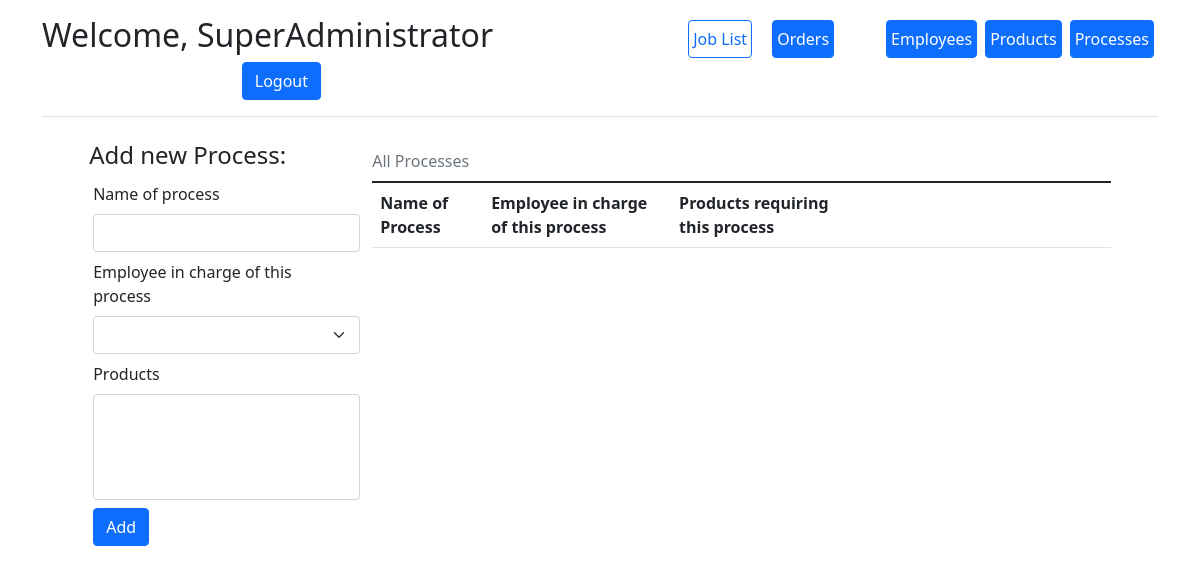
Page /add_process (signed in) on the earlier database version.
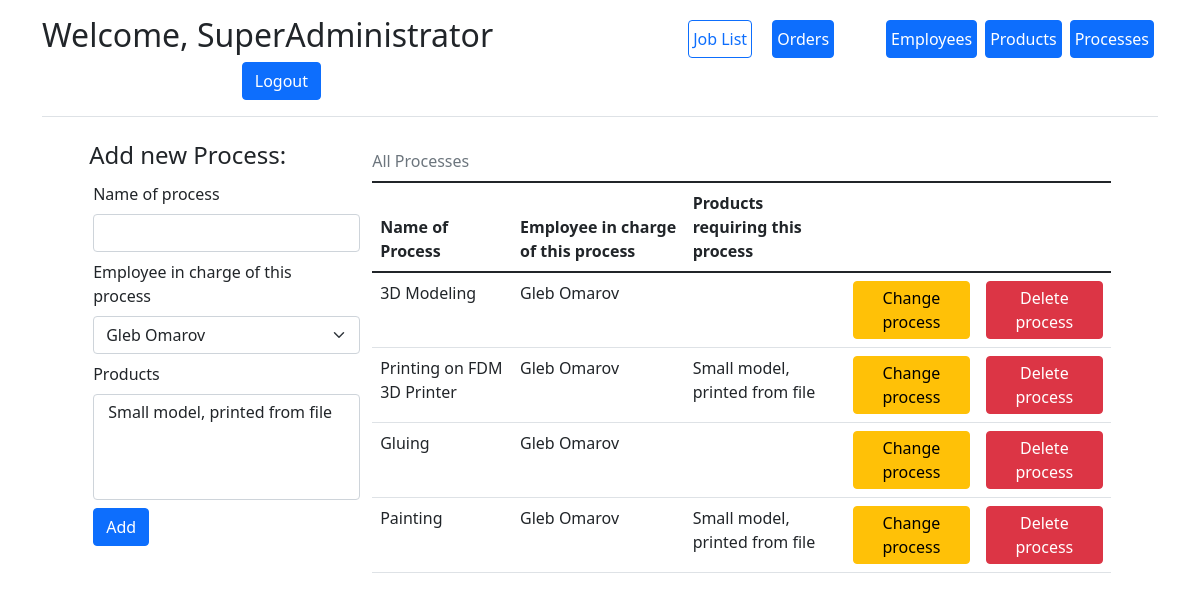
Same page on the later database version.
### app/models.py (models this page shows)
class Employee(db.Model, UserMixin):
    id = db.Column(db.Integer, primary_key=True, nullable=False, autoincrement=True)
    first_name = db.Column("First name", db.String)
    last_name = db.Column("Last name", db.String)
    user_name = db.Column("Username", db.String, unique=True)
    password = db.Column("Password", db.String)
    admin = db.Column("Administrator", db.Boolean, default=False)
    processes = db.relationship('Process', backref='employee', lazy='dynamic')
    active = db.Column("active", db.Boolean, default=True)

class Process(db.Model):
    process_id = db.Column(db.Integer, primary_key=True, nullable=False, autoincrement=True)
    name = db.Column("Name", db.String)
    responsible_employee = db.Column(db.Integer, db.ForeignKey('employee.id'))
    products = db.relationship("Product", secondary=product_processes, back_populates="processes")
    processes_in_order = db.relationship('ProcessInOrder', backref='Process', lazy='dynamic')
    active = db.Column("active", db.Boolean, default=True)

class Product(db.Model):
    product_id = db.Column(db.Integer, primary_key=True, nullable=False, autoincrement=True)
    name = db.Column("Name", db.String)
    processes = db.relationship("Process", secondary=product_processes, back_populates="products")
    orders = db.relationship("Order", secondary=orders_products, back_populates="products")
    active = db.Column("active", db.Boolean, default=True)

### app/routes.py (the view, shortened to what this page needs)
@process_app.route('/add_process', methods=['get', 'post'])
@login_required
def add_process():
    if not current_user.admin:
        return redirect(url_for('dashboard'))
    table = models.Process.query.filter(models.Process.active)
    form = AddProcess()
    form.employee.choices = [
        (employee.id, f"{employee.first_name} {employee.last_name}") for employee in
        models.Employee.query.filter(models.Employee.id > 1, models.Employee.active)
    ]
    form.products.choices = [
        (product.product_id, product.name) for product in models.Product.query.filter(models.Product.active)
    ]
    return render_template('add_process.html', form=form, table=table)

### app/forms.py
class AddProcess(FlaskForm):
    name = StringField("Name of process", validators=[InputRequired()])
    employee = SelectField("Employee in charge of this process")
    products = SelectMultipleField("Products")
    submit = SubmitField()

### app/__init__.py (called while the page is built)
@login_manager.user_loader
def load_user(user_id):
    return Employee.query.get(int(user_id))

### app/templates/add_process.html (shortened to what this page needs)
{% extends "base.html" %}
{% block content %}
<div class="container">
    <div class="row g-3 justify-content-md-center">
        <form action="" method="post" class="col-3">
            <h4>Add new Process:</h4>
            {{ form.name.label(class="form-label m-1") }}
            {{ form.name(class="form-control m-1") }}
            {{ form.employee.label(class="form-label m-1") }}
            {{ form.employee(class="form-select m-1") }}
            {{ form.products.label(class="form-label m-1") }}
            {{ form.products(class="form-select m-1", size=4, multiple=True) }}
            {{ form.submit(class="btn btn-primary m-1", value="Add") }}
        </form>
        <div class="col-8">
            <table class="table table-hover">
                <caption class="caption-top">All Processes</caption>
                <thead>
                <tr>
                    <th scope="col">Name of Process</th>
                    <th scope="col">Employee in charge of this process</th>
                    <th scope="col">Products requiring this process</th>
                    <th scope="col" style="width:18%;"></th>
                    <th scope="col" style="width:18%;"></th>
                </tr>
                </thead>
                <tbody>
                {% for process in table %}
                <tr>
                    <td>{{ process.name }}</td>
                    <td>
                        {{ process.employee.first_name }} {{ process.employee.last_name }}
                    </td>
                    <td>
                        {% for product in process.products %}
                        {{ product.name }}
                        {% endfor %}
                    </td>
                    <td>
                        <button type="button" onclick="change_process('{{process.process_id}}','{{process.name}}','{{process.employee.id}}',[{% for product in process.products %}
                                                                                       {{ product.product_id }},
                                                                                       {% endfor %}])"
                                class="btn btn-warning p-1" data-bs-toggle="modal" data-bs-target="#form_div">Change
                            process
                        </button>
                    </td>
                    <td>
                        <a href="{{ url_for('remove_process', process_id=process.process_id) }}"
                           class="btn btn-danger p-1">Delete
                            process</a>
                    </td>
                </tr>
                {% endfor %}
                </tbody>
            </table>
        </div>
    </div>
</div>
{% endblock %}

### app/templates/base.html (shortened to what this page needs)
<!DOCTYPE html>
<html lang="en">
<head>
    <link href="https://cdn.jsdelivr.net/npm/bootstrap@5.1.3/dist/css/bootstrap.min.css" rel="stylesheet"
>
    <link href="{{ url_for('static', filename='style.css') }}" rel="stylesheet">
</head>
<body>
{% include "navbar.html" %}
{% block content %}
{% endblock %}
</body>
</html>

### app/templates/navbar.html
<div class="container">
    <header class="d-flex flex-wrap align-items-center justify-content-center justify-content-md-between py-3 mb-4 border-bottom">
        {% if current_user.is_authenticated %}
        <h2>Welcome, {{ current_user.first_name}} {{ current_user.last_name}}</h2>
        {% endif %}
        {% if current_user.is_authenticated and current_user.admin %}
        <ul class="nav col-12 col-md-auto mb-2 justify-content-center mb-md-0">
            <li><a href="{{ url_for('dashboard') }}" class="px-1 mx-1 btn btn-outline-primary">Job List</a></li>
            <li><a href="{{ url_for('add_order') }}" class="px-1 ms-3 me-5 btn btn-primary">Orders</a></li>
            <li><a href="{{ url_for('add_user') }}" class="px-1 mx-1 btn btn-primary">Employees</a></li>
            <li><a href="{{ url_for('add_product') }}" class="px-1 mx-1 btn btn-primary">Products</a></li>
            <li><a href="{{ url_for('add_process') }}" class="px-1 mx-1 btn btn-primary">Processes</a></li>
        </ul>
        {% endif %}
        <div class="col-md-3 text-end">
            {% if current_user.is_authenticated %}
            <a href="{{ url_for('logout') }}" class="btn btn-primary">Logout</a>
            {% else %}
            <a href="{{ url_for('login') }}" class="btn btn-outline-primary me-2">Login</a>
            {% endif %}
        </div>
    </header>
</div>

### app/static/style.css (style rules this page uses)
body { position: relative; }

Differences in the rows shown:
added Process: name "3D Modeling", employee.first_name "Gleb", employee.last_name "Omarov"
added Process: name "Printing on FDM 3D Printer", employee.first_name "Gleb", employee.last_name "Omarov"
added Product: name "Small model, printed from file"
added Process: name "Gluing", employee.first_name "Gleb", employee.last_name "Omarov"
added Process: name "Painting", employee.first_name "Gleb", employee.last_name "Omarov"
Other differences:
form field employee: (not shown) → "Gleb Omarov"
form field products: (not shown) → "Small model, printed from file"
